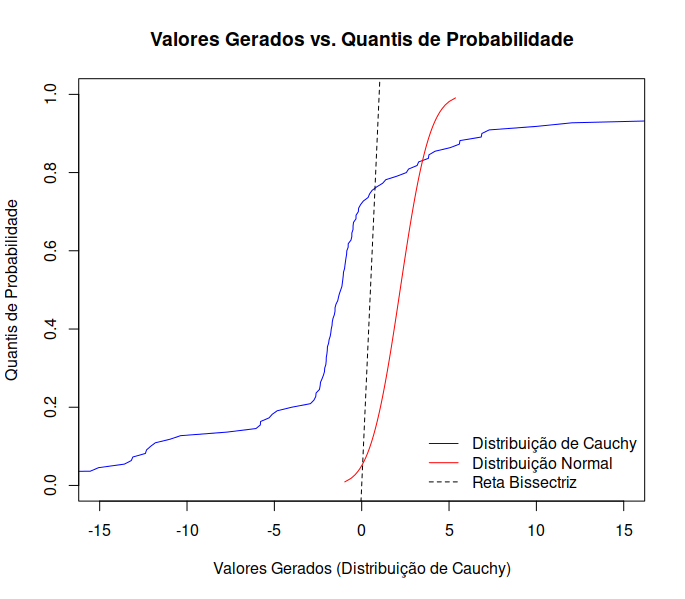

Write the R code that produced this figure.
# Fixar a semente
set.seed(1961)

# Definir os parâmetros da distribuição de Cauchy
localizacao_cauchy <- -1.4
escala_cauchy <- 1.8

# Gerar a amostra da distribuição de Cauchy
amostra_cauchy <- rcauchy(109, location = localizacao_cauchy, scale = escala_cauchy)

# Ordenar os valores da amostra de Cauchy
amostra_ordenada_cauchy <- sort(amostra_cauchy)

# Gerar os quantis de probabilidade da distribuição de Cauchy
quantis_cauchy <- seq(1, 109) / (109 + 1)

# Gerar uma amostra da distribuição normal
amostra_normal <- qnorm(quantis_cauchy, mean = 2.2, sd = sqrt(1.8))

# Ordenar os valores da amostra normal
amostra_ordenada_normal <- sort(amostra_normal)

# Gerar os quantis de probabilidade da distribuição normal
quantis_normal <- seq(1, 109) / (109 + 1)

# Criar o gráfico
plot(amostra_ordenada_cauchy, quantis_cauchy, type = "l", col = "blue",
     xlab = "Valores Gerados (Distribuição de Cauchy)", ylab = "Quantis de Probabilidade",
     main = "Valores Gerados vs. Quantis de Probabilidade",
     xlim = c(-15, 15), ylim = c(0, 1))
lines(amostra_ordenada_normal, quantis_normal, type = "l", col = "red")
abline(a = 0, b = 1, lty = 2)

# Adicionar legenda
legend("bottomright", legend = c("Distribuição de Cauchy", "Distribuição Normal", "Reta Bissectriz"),
       col = c("blue", "red", "black"), lty = c(1, 1, 2), bty = "n")
